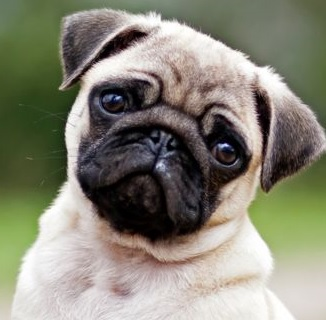
#> input picture parcial_3/lab_10/Affine_transformation/Ejercicio2/pugnew.jpg, 326 x 320 px
$ python ejercicio_2_3.py
#> lines starting #> are read from the running program, lines starting #| are printed output that depends on the picture; long printed decimals are rounded
import cv2
import numpy as np
import math

# Read the image
img = cv2.imread('pugnew.jpg',1)
#> img is the input picture: shape (320, 326, 3); mean B, G, R 118, 133.1, 134.6
height_ = 600
width_ = 600
img = cv2.resize(img,(width_,height_))
#> img: shape (600, 600, 3)
height, width = img.shape[:2]
#> height = 600; width = 600
cv2.imshow('Imagen Original', img)

angulo = 45
px= height/2
#> px = 300
py= width/2
#> py = 300
A = np.array([[math.cos(angulo),math.sin(angulo)],
              [-math.sin(angulo),math.cos(angulo)]])
B = np.array([((1-math.cos(angulo)) * px) - (math.sin(angulo) * py),(math.sin(angulo) * px) + ((1-math.cos(angulo)) * py)])
#> B = [-112.9, 397.7]
print(A)
print(B)
#| [-112.868  397.674]


newImg = np.array(np.zeros(height_*width_*3).reshape(img.shape));
newImg = np.array(newImg, dtype=np.uint8)
newImg2 = newImg.copy()
#Imagen rotada sin solve
for i in range(width):
    for j in range(height):
        position = np.array([i,j])
        new_position = np.dot(A,position) + B # [new_i,new_j]
        new_position = new_position.astype(int)
        x = new_position[0]
        y = new_position[1]
        if (( x>= 0 and x < height) and (y >= 0 and y < width)):
            newImg[new_position[0],new_position[1]] = img[i,j]
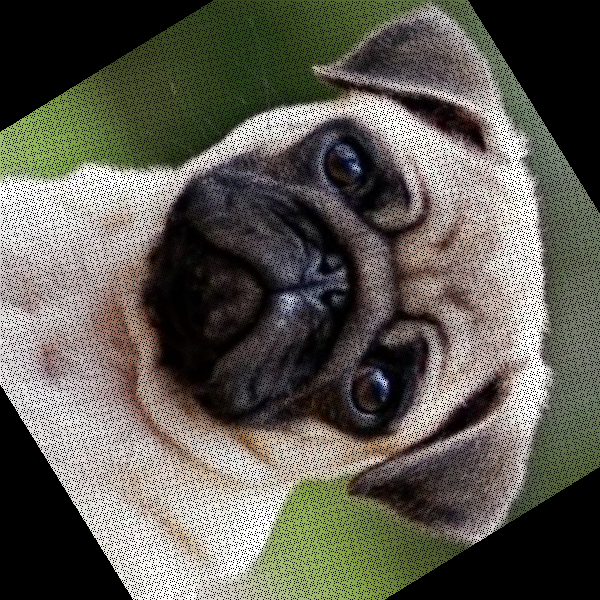
#> newImg: shape (600, 600, 3); mean B, G, R 82.8, 92.3, 94.7
cv2.imshow('Imagen Rotada ', newImg)
filename = 'RotacionsPugERROR.jpg'
cv2.imwrite(filename, newImg)

#Imagen rotada con solve
X = np.array([0,0])
for u in range(width):
    for v in range(height):
        Y = np.array([u,v]) - B
#> (the run stopped early here; a loop or call above may not have finished)

$ run again, with parcial_3/lab_10/Affine_transformation/Ejercicio2/EscalacionPug2.jpg copied over parcial_3/lab_10/Affine_transformation/Ejercicio2/pugnew.jpg
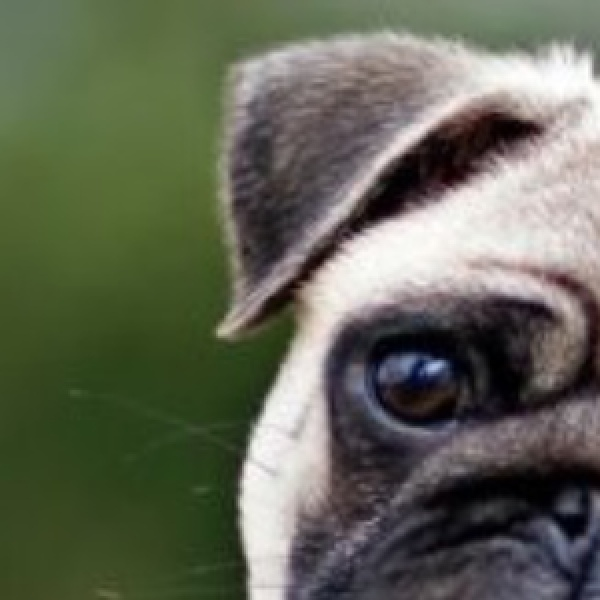
#> input picture parcial_3/lab_10/Affine_transformation/Ejercicio2/EscalacionPug2.jpg, 600 x 600 px
#> img is the input picture: shape (600, 600, 3); mean B, G, R 85.9, 102.6, 98.6
#| [-112.868  397.674]
#> after the loop `for i in range(width):`:
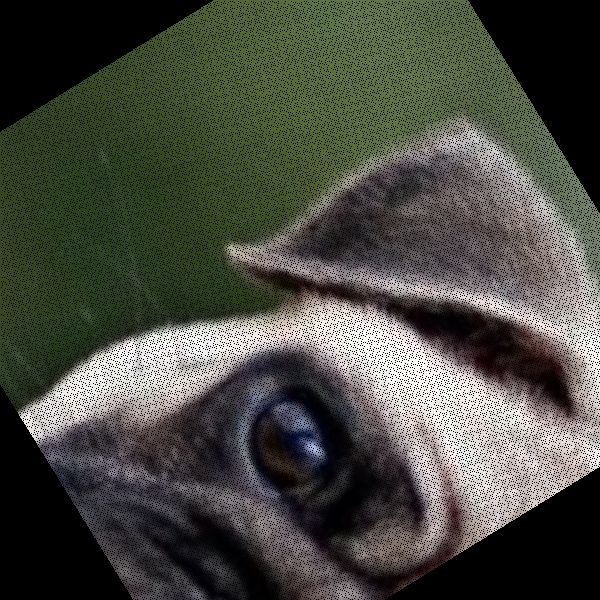
#> newImg: shape (600, 600, 3); mean B, G, R 62.3, 74, 72

$ run again, with parcial_3/lab_10/Affine_transformation/Ejercicio2/ShearPug2.jpg copied over parcial_3/lab_10/Affine_transformation/Ejercicio2/pugnew.jpg
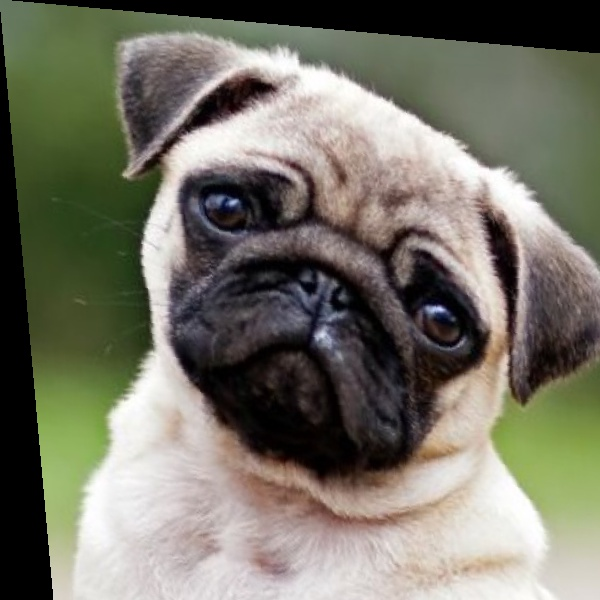
#> input picture parcial_3/lab_10/Affine_transformation/Ejercicio2/ShearPug2.jpg, 600 x 600 px
#> img is the input picture: shape (600, 600, 3); mean B, G, R 103.1, 116.4, 118.2
#| [-112.868  397.674]
#> after the loop `for i in range(width):`:
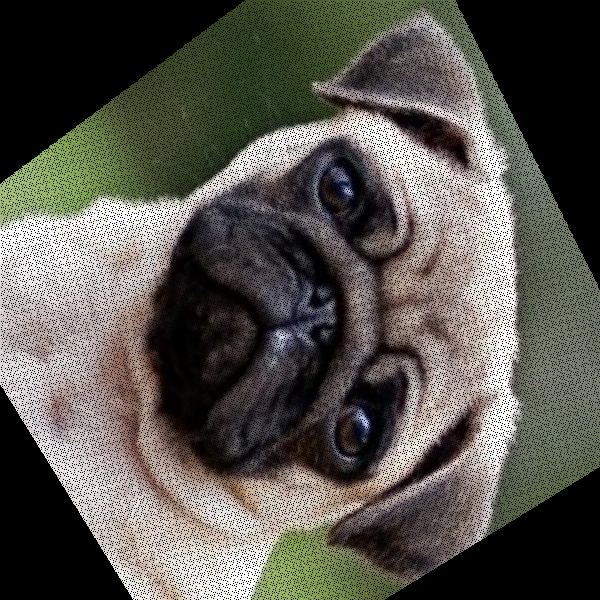
#> newImg: shape (600, 600, 3); mean B, G, R 75.8, 84.2, 86.6
